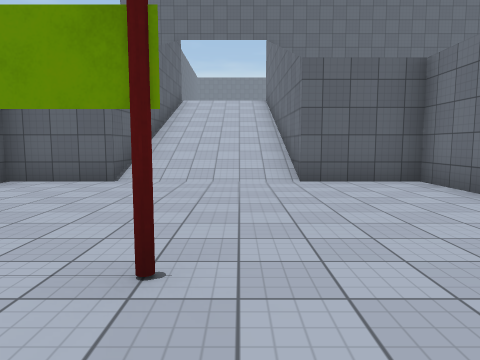
View 1 (above)

17 first-person views from a walk through a Unity game level. The camera is 1.4 m above the floor, tilts 6° down and sees 70° across. The floor is counted in squares, 2 m on a side. Each view is taken from the middle of a square. On the plan, view 1 faces up. The plan holds only what a view shows up to about 11 squares ahead; the rest is blank. The place goes on beyond the plan. The player is left out. Some animated figures are not drawn. Some surface patterns are stand-ins.

View 2
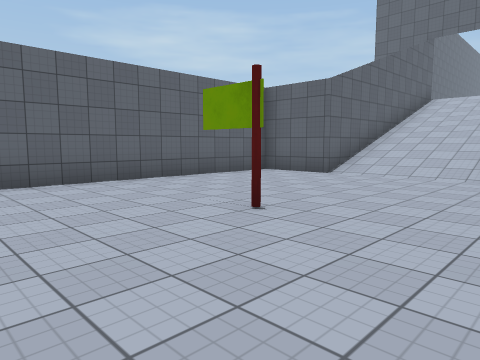

View 3
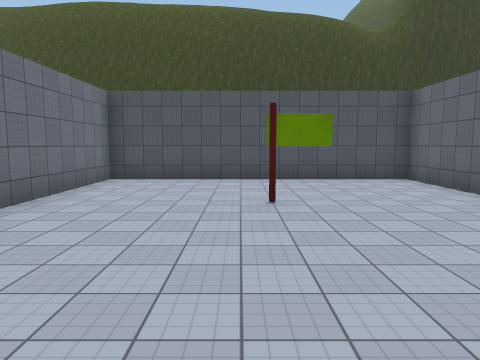

View 4
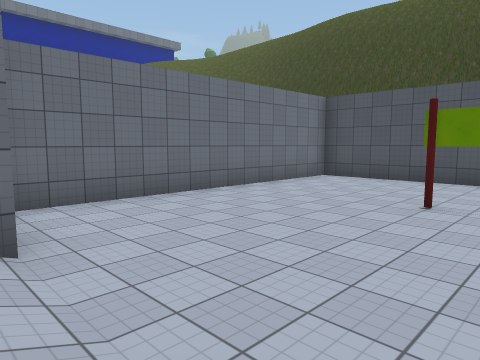

View 5
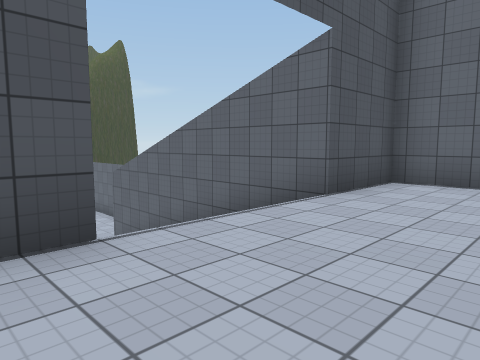

View 6
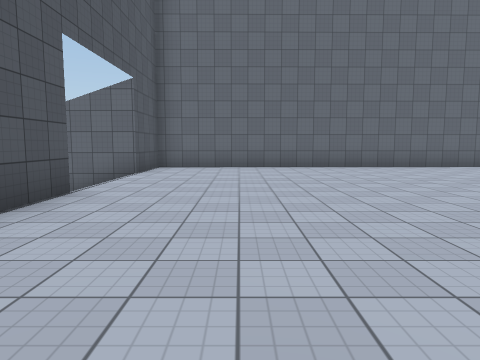

View 7
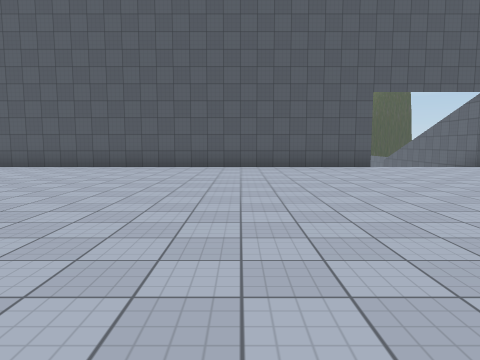

View 8
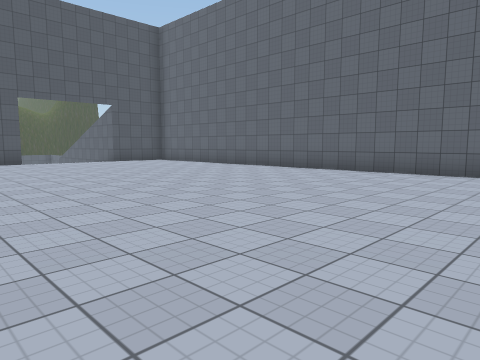

View 9
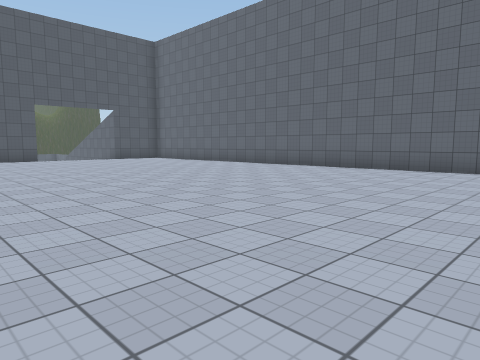

View 10
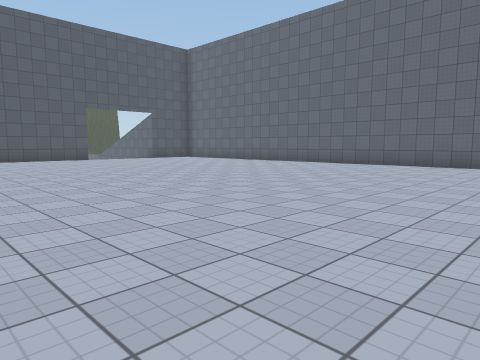

View 11
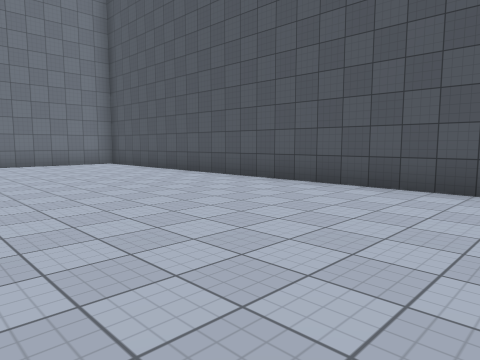

View 12
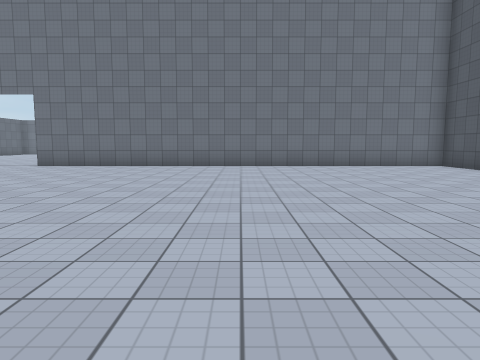

View 13
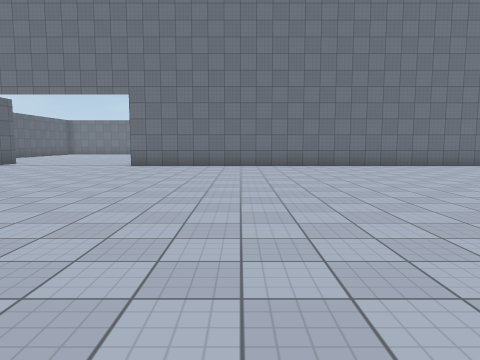

View 14
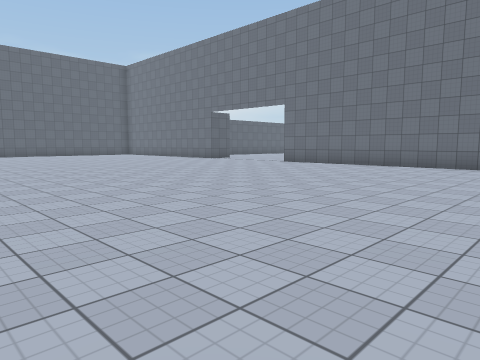

View 15
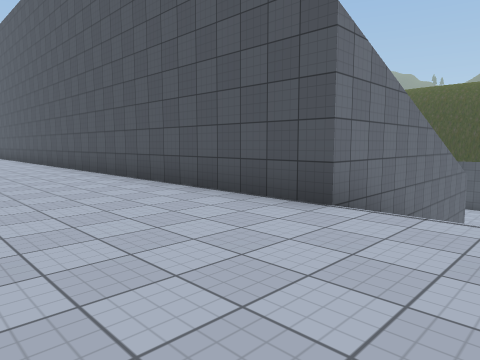

View 16
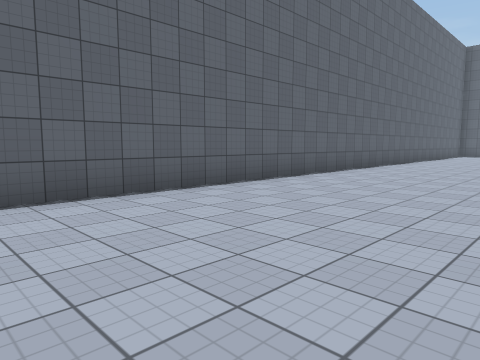

View 17
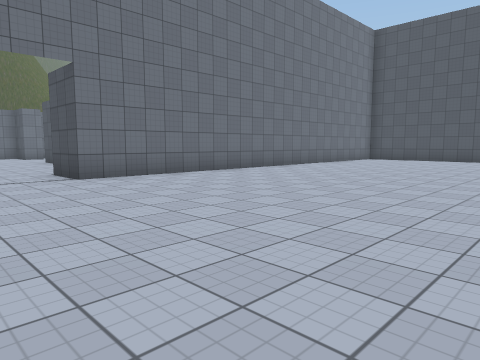

### Floor plan
Key: @ floor where view 1 was taken; # wall or solid block; . main floor; - floor 4.75 m lower than the main floor; _ floor 44 m lower than the main floor; / step, stairs or slope; = window, fence, low wall or low ledge; v drop or lower ground; O other object.
Columns run from 5 left of view 1 to 20 right of it. Each row starts with its distance up from view 1.
 29 #...   ......  ..........
 28 #............  ...........
 27 #............  ...........
 26 #............ ..........##
 25 #...........  ..........#
 24 #...........  ..........#
 23 #........... ...........#
 22 #............ ..........#
 21 #.......................#
 20 #.......................#
 19 _.......................#
 18 #.......................#
 17 #.......................#
 16 #.......................#
 15 #.......................#
 14 #.......................#
 13 ###/  ##############=####
 12   #///#
 11   #///#
 10   #///#
  9   #///#
  8   #///#
  7 ###///v##
  6 #--------#
  5 #--------#
  4 #--------#
  3 #--------#
  2 #---OO---#
  1 #--------#
  0 #----@---#
 -1 #--------#
 -2  ########

Where each view was taken, in squares from view 1:
view 1: 0 up, 0 right, facing up
view 2: 1 down, 2 right, facing up-left
view 3: 7 up, 0 right, facing down
view 4: 7 up, 2 left, facing down-right
view 5: 16 up, 2 right, facing down-left
view 6: 16 up, 6 right, facing left
view 7: 24 up, 5 right, facing down
view 8: 27 up, 4 right, facing down-left
view 9: 29 up, 5 right, facing down-left
view 10: 29 up, 7 right, facing down-left
view 11: 19 up, 7 right, facing down-right
view 12: 20 up, 8 right, facing right
view 13: 23 up, 8 right, facing right
view 14: 18 up, 8 right, facing up-right
view 15: 17 up, 1 left, facing down-right
view 16: 18 up, 0 right, facing up-left
view 17: 29 up, 12 right, facing down-right
